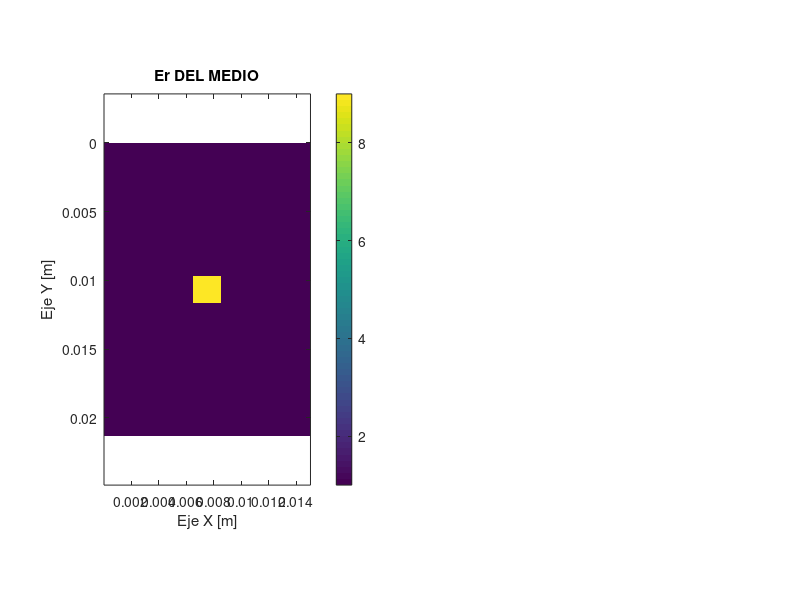

Write MATLAB code to recreate this figure. (Note: this script raises an error after producing the figure.)
% Rectangular device

% INITIALIZE MATLAB
close all;
clc;
clear all;

% UNITS
degrees     = pi/180;
meters      = 1;
centimeters = 1e-2 * meters;
millimeters = 1e-3 * meters;
micrometers = 1e-6 * meters;
nanometers  = 1e-9 * meters;
inches      = 2.54 * centimeters;
feet        = 12 * inches;
seconds     = 1;
hertz       = 1/seconds;
kilohertz   = 1e3 * hertz;
megahertz   = 1e6 * hertz;
gigahertz   = 1e9 * hertz;
terahertz   = 1e12 * hertz;
petahertz   = 1e15 * hertz;

% CONSTANTS
e0 = 8.85418782e-12 * 1/meters;
u0 = 1.25663706e-6 * 1/meters;
N0 = sqrt(u0/e0);
c0 = 299792458 * meters/seconds;

%%%%%%%%%%%%%%%%%%%%%%%%%%%%%%%%%%%%%%%%%%%%%%%%%%%%%%%%%
%% DASHBOARD
%%%%%%%%%%%%%%%%%%%%%%%%%%%%%%%%%%%%%%%%%%%%%%%%%%%%%%%%%

% DEFINE PLANE WAVE SOURCE PARAMETERS
f0    = 60.0 * gigahertz;
theta = 30*degrees;
lam0  = c0/f0;
k0    = 2*pi/lam0;
MODE  = 'E';

% DEFINE DIFFRACTION GRATING PARAMETERS
L   = 1.5 * centimeters;
d   = 1.0 * centimeters;
er1 = 1.0;
er2 = 9.0;

% DEVICE DIMENSIONS
rect_width  = 0.2 * centimeters;
rect_height = 0.2 * centimeters;

% DEFINE FDFD PARAMETERS
NRES   = 50;
SPACER = lam0*[1 1];
NPML   = [20 20 20 20];
ermax  = max([er1 er2]);
nmax   = sqrt(ermax);

%%%%%%%%%%%%%%%%%%%%%%%%%%%%%%%%%%%%%%%%%%%%%%%%%%%%%%%%%
%% CALCULATE OPTIMIZED GRID
%%%%%%%%%%%%%%%%%%%%%%%%%%%%%%%%%%%%%%%%%%%%%%%%%%%%%%%%%

% GRID RESOLUTION
dx = lam0/nmax/NRES;
dy = lam0/nmax/NRES;

% SNAP GRID TO CRITICAL DIMENSIONS
nx = ceil(rect_width/dx);
dx = rect_width/nx;

ny = ceil(rect_height/dy);
dy = rect_height/ny;

% GRID SIZE
Sx = L;
Nx = ceil(Sx/dx);
Sx = Nx*dx;

Sy = SPACER(1) + d + SPACER(2);
Ny = NPML(1) + ceil(Sy/dy) + NPML(1);
Sy = Ny*dy;

% 2X GRID
Nx2 = 2*Nx;             dx2 = dx/2;
Ny2 = 2*Ny;             dy2 = dy/2;

% CALCULATE AXIS VECTORS
xa = [1:Nx]*dx;
ya = [1:Ny]*dy;
[Y,X] = meshgrid(ya,xa);
xa2 = [1:Nx2]*dx2;
ya2 = [1:Ny2]*dy2;

%%%%%%%%%%%%%%%%%%%%%%%%%%%%%%%%%%%%%%%%%%%%%%%%%%%%%%%%%
%% BUILD GEOMETRY
%%%%%%%%%%%%%%%%%%%%%%%%%%%%%%%%%%%%%%%%%%%%%%%%%%%%%%%%%

% INITIALIZE TO AIR
ER2 = er1*ones(Nx2,Ny2);
UR2 = ones(Nx2,Ny2);


% BUILD RECTANGLE INTO X2 GRID
center_x = round(Nx2/2);
center_y = round(Ny2/2);

half_w = round((rect_width/dx2)/2);
half_h = round((rect_height/dy2)/2);

ix1 = center_x - half_w;
ix2 = center_x + half_w;
iy1 = center_y - half_h;
iy2 = center_y + half_h;

% CHANGE ER
ER2(ix1:ix2, iy1:iy2) = er2;

% SHOW BOTH MEDIUMS
subplot(121);
imagesc(xa2,ya2,ER2.');
axis equal tight;
colorbar;
xlabel('Eje X [m]');
ylabel('Eje Y [m]');
title('Er DEL MEDIO');

% INCORPORATE PML
[ERxx,ERyy,ERzz,URxx,URyy,URzz] ...
                    = addupml2d(ER2,UR2,NPML);

% DIAGONALIZE MATERIAL TENSORS
ERxx = diag(sparse(ERxx(:)));
ERyy = diag(sparse(ERyy(:)));
ERzz = diag(sparse(ERzz(:)));
URxx = diag(sparse(URxx(:)));
URyy = diag(sparse(URyy(:)));
URzz = diag(sparse(URzz(:)));

%%%%%%%%%%%%%%%%%%%%%%%%%%%%%%%%%%%%%%%%%%%%%%%%%%%%%%%%%
%% PERFORM FDFD ANALYSIS
%%%%%%%%%%%%%%%%%%%%%%%%%%%%%%%%%%%%%%%%%%%%%%%%%%%%%%%%%

% INCIDENT WAVE VECTOR
nsrc  = sqrt(UR2(1,1)*ER2(1,1));
kxinc = k0*nsrc*sin(theta);
kyinc = k0*nsrc*cos(theta);
kinc  = [ kxinc ; kyinc ];

% BUILD DERIVATIVE MATRICES
NS  = [Nx Ny];
RES = [dx dy];
BC  = [1 1];
[DEX,DEY,DHX,DHY] = yeeder2d(NS,k0*RES,BC,kinc/k0);
        
% BUILD WAVE MATRIX
if MODE == 'E'
    A = DHX/URyy*DEX + DHY/URxx*DEY + ERzz;
else
    A = DEX/ERyy*DHX + DEY/ERxx*DHY + URzz;
end

% CALCULATE SOURCE FIELD
fsrc  = exp(-1i*(kxinc*X + kyinc*Y));

% CALCULATE SCATTERED-FIELD MASKING MATRIX
ny = NPML(1) + 2;
Q  = zeros(Nx,Ny);
Q(:,1:ny) = 1;
Q  = diag(sparse(Q(:)));

% CALCULATE SOURCE VECTOR
b = (Q*A - A*Q)*fsrc(:);

% SOLVE FOR FIELD
f = A\b;
f = reshape(f,Nx,Ny);

% SHOW FIELD
subplot(122);
pcolor(xa,ya,real(f).');
shading interp;
axis equal tight;
set(gca,'YDir','reverse');
caxis([-1 1]);
colorbar;
xlabel('Eje X [m]');
ylabel('Eje Y [m]');
title('R(Ez)');
